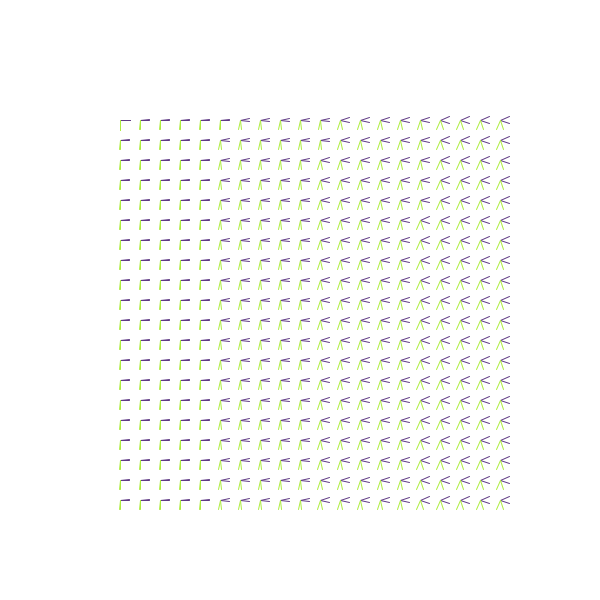
Frame 1 (no input)
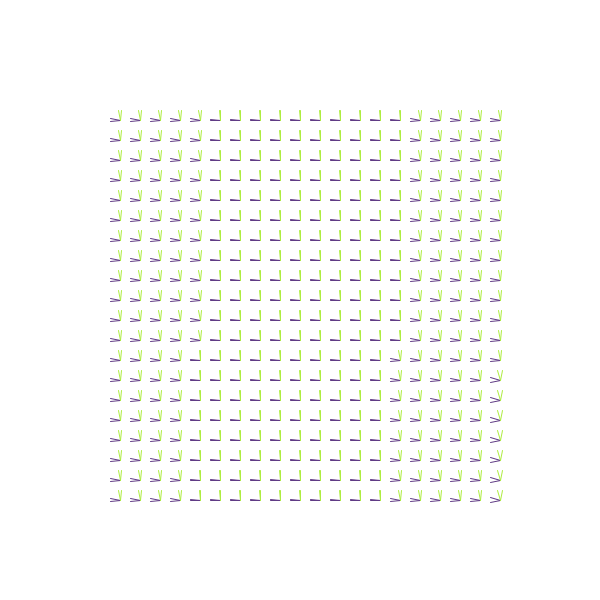
Frame 60 (the mouse pressed at the canvas centre just before this capture)
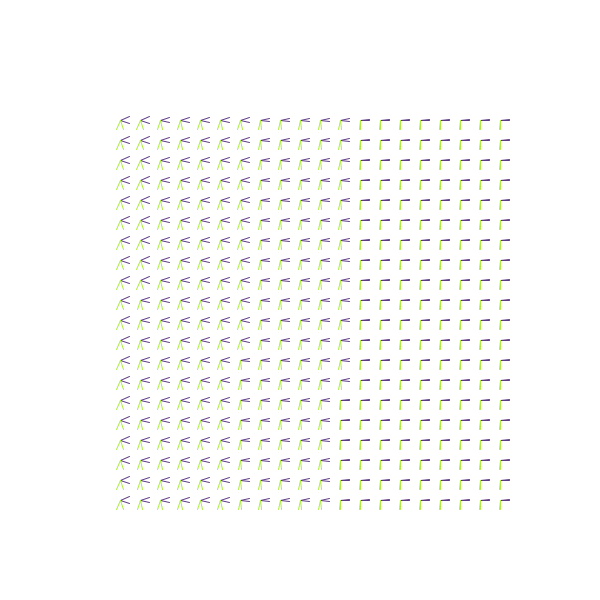
Frame 120 (the mouse held since frame 60 and released just before this capture)

The Processing sketch that drew these frames (run headless with seeded random() and noise(); from frame 60 on, the mouse is pressed at the canvas centre):

// Processing sketch: s10c01Benja
// ── s10c01Benja.pde
// Expresión Digital - Diseño Digital - UDD - 2016
//Benjamin Gutierrez 
//s10c01benja


/* declaramos la clase, dandole nombre y creando un array con el numero total de objetos*/
Body[] b = new Body[400];

/*en el void setup donde doy el tamaño del canvas, e iniciamos la clase
a traves del for loop, y asi creando la grilla*/
void setup () {
  size(600, 600);
  background(253);
  for (int i = 0; i < 20; i++) {
    for (int j = 0; j < 20; j++) {
      int total = j + i * 20;
      float ix = i * 20;
      float jy = j* 20;
      b[total] = new Body(ix, jy, ix +5, jy +5, (int)random(-2, 2), (int)random(-2, 2), total * .001);
      println(total);
    }
  }
}

/* en el void draw, damos un fondo, y use la funcion de translate
para centrar la grilla, y con el for loop del void draw, traemos las 
funciones de la clase, como lmor, o rotar, que traen las lineas y las hacen girar
generando una grilla de lineas que crean cuadrados al girar*/
void draw() {
  background(255);
  translate(width * .20, height * .20);

  for (int i = 0; i < b.length; i++) {

    b[i].lmor();
    b[i].lmor2();
    b[i].lver();
    b[i].lver2();
    b[i].rotar();
  }
}
// ── Body.pde
/* la clase esta declarada, junto con sus varialbes*/
class Body {
  float x, y, rx, ry, mx, my, angle;
  Body (float x, float y, float rx, float ry, float mx, float my, float angle) {

    this.x = x;
    this.y = y;
    this.rx = rx;
    this.ry = ry;
    this.mx = mx * .5;
    this.my = my * .5;
    this.angle = angle;
  }

/* en este primer void se generan lineas de color morado que giran sobre su origen
en sentido contrario al horario por la funcion rotate*/
  void lmor() {

    pushMatrix();
    translate(x, y);
    rotate(angle * -1);
    stroke(96, 59, 133);
    line(0, 0, 10, 0);
    popMatrix();
  }
/*genera lineas verdes que rotan sobre su origen en sentido contrario*/
  void lver() {
    pushMatrix();
    translate(x, y);
    rotate(angle * -1);
    stroke(174, 236, 65);
    line(0, 0, 0, 10);
    popMatrix();
  }
/* se generan lineas moradas pero estas giran en sentido del horario*/
  void lmor2() {
    pushMatrix();
    translate(x, y);
    rotate(angle);
    stroke(96, 59, 133);
    line(0, 0, 10, 0);
    popMatrix();
  }
/*esta corresponde a la segunda linea verde que gira contrario de la otra linea verde*/
  void lver2() {
    pushMatrix();
    translate(x, y);
    rotate(angle);
    stroke(174, 236, 65);
    line(0, 0, 0, 10);
    popMatrix();
  }
  
  /*este void genera la velocidad de la rotacion de las lineas*/
  void rotar() {
    angle += 0.05;
  }
}
